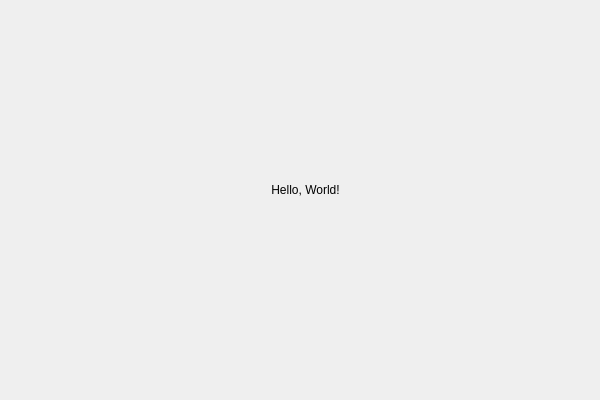
<?xml version="1.0" encoding="UTF-8"?>
<ui version="4.0">
 <class>MidasGUIClass</class>
 <widget class="QDialog" name="MidasGUIClass">
  <property name="geometry">
   <rect>
    <x>0</x>
    <y>0</y>
    <width>600</width>
    <height>400</height>
   </rect>
  </property>
  <property name="windowTitle">
   <string>MidasGUI</string>
  </property>
  <widget class="QLabel" name="label">
   <property name="geometry">
    <rect>
     <x>220</x>
     <y>180</y>
     <width>171</width>
     <height>20</height>
    </rect>
   </property>
   <property name="text">
    <string>Hello, World!</string>
   </property>
   <property name="alignment">
    <set>Qt::AlignCenter</set>
   </property>
  </widget>
 </widget>
 <layoutdefault spacing="6" margin="11"/>
 <resources>
  <include location="midasgui.qrc"/>
 </resources>
 <connections/>
</ui>
